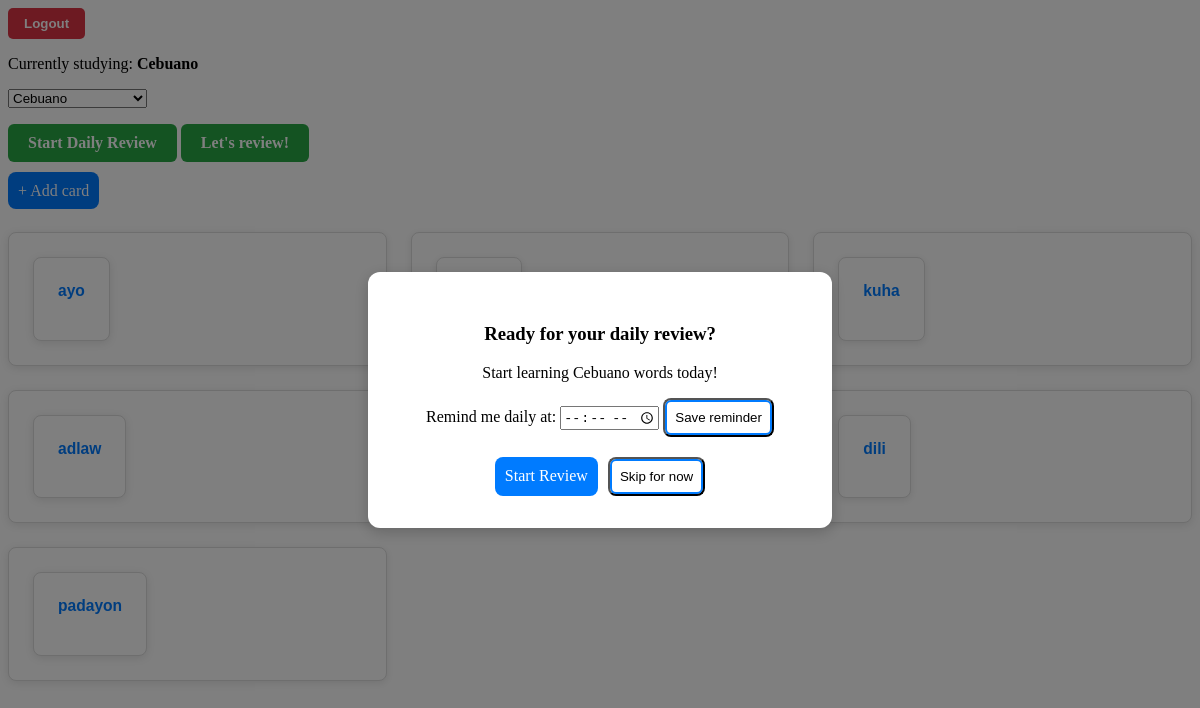
/SpeakNoy/?set_dialect=Cebuano (signed in), run on an earlier commit of the app's database.
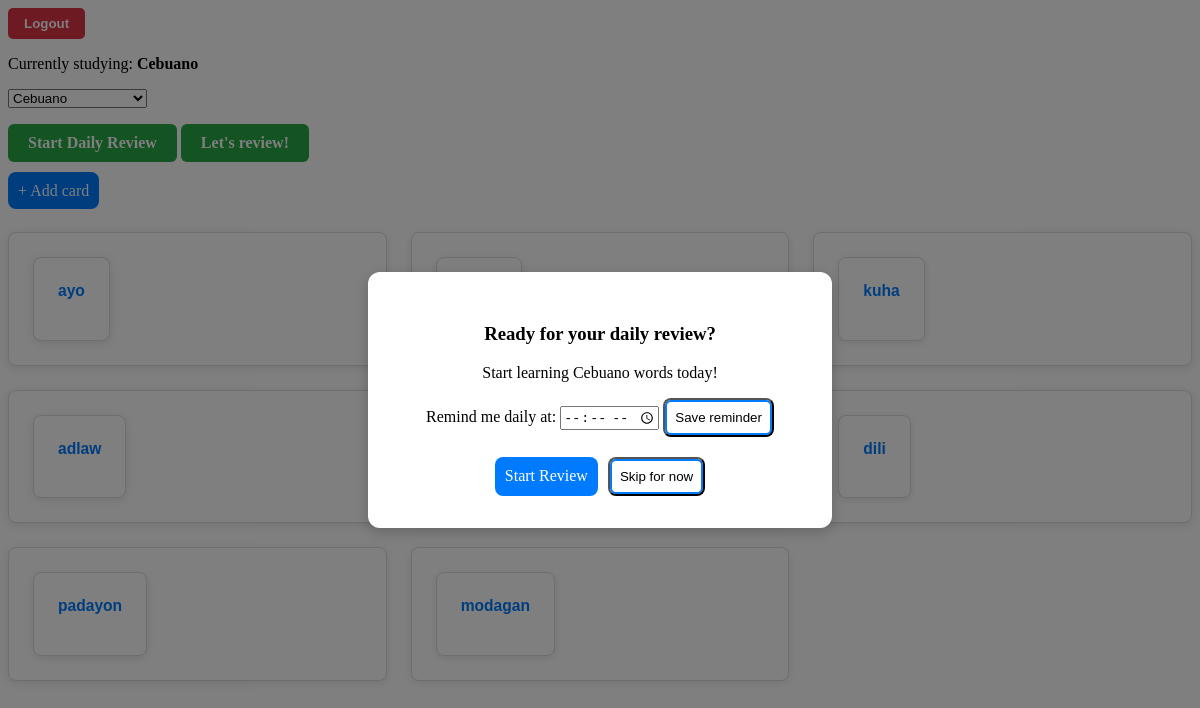
And on a later commit of the database.
### SpeakNoy/models.py (models this page shows, shortened)
class Flashcard(models.Model):
    PURPOSE_CHOICES = [
        ("Noun", "Noun"),
        ("Pronoun", "Pronoun"),
        ("Verb", "Verb"),
        ("Adjective", "Adjective"),
        ("Adverb", "Adverb"),
        ("Expression", "Expression"),
    ]
    DIALECT_CHOICES = [
        ("Cebuano", "Cebuano"),
        ("Ilocano", "Ilocano"),
    ]
    CARDTYPE_CHOICES = [
        ("Universal", "Universal"),
        ("Custom", "Custom")
    ]
    word = models.CharField(max_length=63)
    pronunciation = models.CharField(max_length=63)
    definition = models.TextField()
    purpose = models.CharField(
        max_length=20,
        choices=PURPOSE_CHOICES,
        default="Noun"
    )
    dialect = models.CharField(
        max_length=20,
        choices=DIALECT_CHOICES,
        default="Cebuano"
    )
    cardtype = models.CharField(
        max_length=9,
        choices=CARDTYPE_CHOICES,
        default="Custom"
    )

### SpeakNoy/views.py (the view, shortened to what this page needs)
# urls.py: path("", flashcard_list_view, name="cardlist"),
def flashcard_list_view(request):
    show_login_popup = False
    if not request.user.is_authenticated:
        show_login_popup = True
    new_dialect = request.GET.get('set_dialect')
    show_review_popup = False
    schedule_saved = False
    if new_dialect:
        request.session['selected_dialect'] = new_dialect
    selected_dialect = request.session.get('selected_dialect')
    show_selection_prompt = False
    if request.user.is_authenticated and not selected_dialect:
        show_selection_prompt = True
    today = str(date.today())
    review_completed_date = request.session.get('review_completed_date')
    can_review = selected_dialect and review_completed_date != today
    if request.user.is_authenticated:
        profile = getattr(request.user, 'profile', None)
        review_popup_time = None
        if profile and profile.daily_review_time:
            review_popup_time = profile.daily_review_time.strftime("%H:%M")
    else:
        review_popup_time = request.session.get('review_popup_time')
    last_popup_date = request.session.get('review_popup_shown_date')
    now = timezone.localtime()
    now_time = now.time().replace(tzinfo=None)
    if can_review:
        if review_popup_time:
            try:
                scheduled_time = datetime.strptime(review_popup_time, "%H:%M").time()
            except ValueError:
                scheduled_time = None
            if scheduled_time and now_time >= scheduled_time and last_popup_date != today:
                show_review_popup = True
                request.session['review_popup_shown_date'] = today
        else:
            if new_dialect and last_popup_date != today:
                show_review_popup = True
                request.session['review_popup_shown_date'] = today
    flashcards = Flashcard.objects.all()
    if selected_dialect:
        flashcards = Flashcard.objects.filter(dialect=selected_dialect)
    else:
        flashcards = Flashcard.objects.none()
    context = {
        'show_login_popup': show_login_popup,
        'flashcard': flashcards if request.user.is_authenticated else [],
        'show_selection_prompt': show_selection_prompt,
        'show_review_popup': show_review_popup,
        'selected_dialect': selected_dialect,
        'can_review': can_review,
        'dialects': ['Cebuano', 'Ilocano'],
        'review_popup_time': review_popup_time,
        'schedule_saved': schedule_saved,
    }
    return render(request, "flashcards/flashcard_list.html", context)

### templates/flashcards/flashcard_list.html (shortened to what this page needs)
{% extends 'base.html' %}
{% load static %}
{% block extra_css %}
    <link rel="stylesheet" href="{% static 'flashcards/style.css' %}">
{% endblock %}
{% block content %}
    <div class="dialect-header">
        <p>Currently studying: <strong>{{ selected_dialect|default:"None" }}</strong></p>
        <form action="" method="get">
            <select name="set_dialect" onchange="this.form.submit()">
                {% for d in dialects %}
                    <option value="{{ d }}" {% if d == selected_dialect %}selected{% endif %}>{{ d }}</option>
                {% endfor %}
            </select>
        </form>
        {% if can_review %}
            <a href="{% url 'SpeakNoy:daily_review' %}" class="btn-review">Start Daily Review</a>
        {% endif %}
        {% if selected_dialect %}
            <a href="{% url 'SpeakNoy:dialect_review' %}" class="btn-review">Let's review!</a>
        {% endif %}
    </div>
    {% if show_review_popup or schedule_saved %}
        <div id="reviewModal" class="modal-overlay">
            <div class="modal-content">
                {% if schedule_saved %}
                    <h3>Schedule Updated</h3>
                    <p>Your daily review reminder is set for <strong>{{ review_popup_time }}</strong> each day.</p>
                {% else %}
                    <h3>Ready for your daily review?</h3>
                    <p>Start learning {{ selected_dialect }} words today!</p>
                {% endif %}
                <form method="post" class="schedule-form">
                    <label for="daily_review_time">Remind me daily at:</label>
                    <input type="time" id="daily_review_time" name="daily_review_time" value="{{ review_popup_time|default:'' }}">
                    <button type="submit" class="btn-secondary">Save reminder</button>
                </form>
                <div class="modal-buttons">
                    <a href="{% url 'SpeakNoy:daily_review' %}" class="btn-primary">Start Review</a>
                    <button onclick="closeReviewModal()" class="btn-secondary">Skip for now</button>
                </div>
            </div>
        </div>
    {% endif %}
    {% if user.is_authenticated %}
        <a href="{% url 'SpeakNoy:cardcreate' %}" class="btn-primary">+ Add card</a>
    {% endif %}
    <div class="review-cards">
        {% for card in flashcard %}
            <div class="review-card">
                <form method="GET" action="{% url 'SpeakNoy:card' card.pk %}">
                    <button class="review-card"><h3>{{ card.word }}</h3></button>
                </form>
            </div>
        {% empty %}
            <p>No words to review yet.</p>
        {% endfor %}
    </div>
{% endblock %}

What changed in the data, as far as the page shows it:
added Flashcard: word "modagan"
